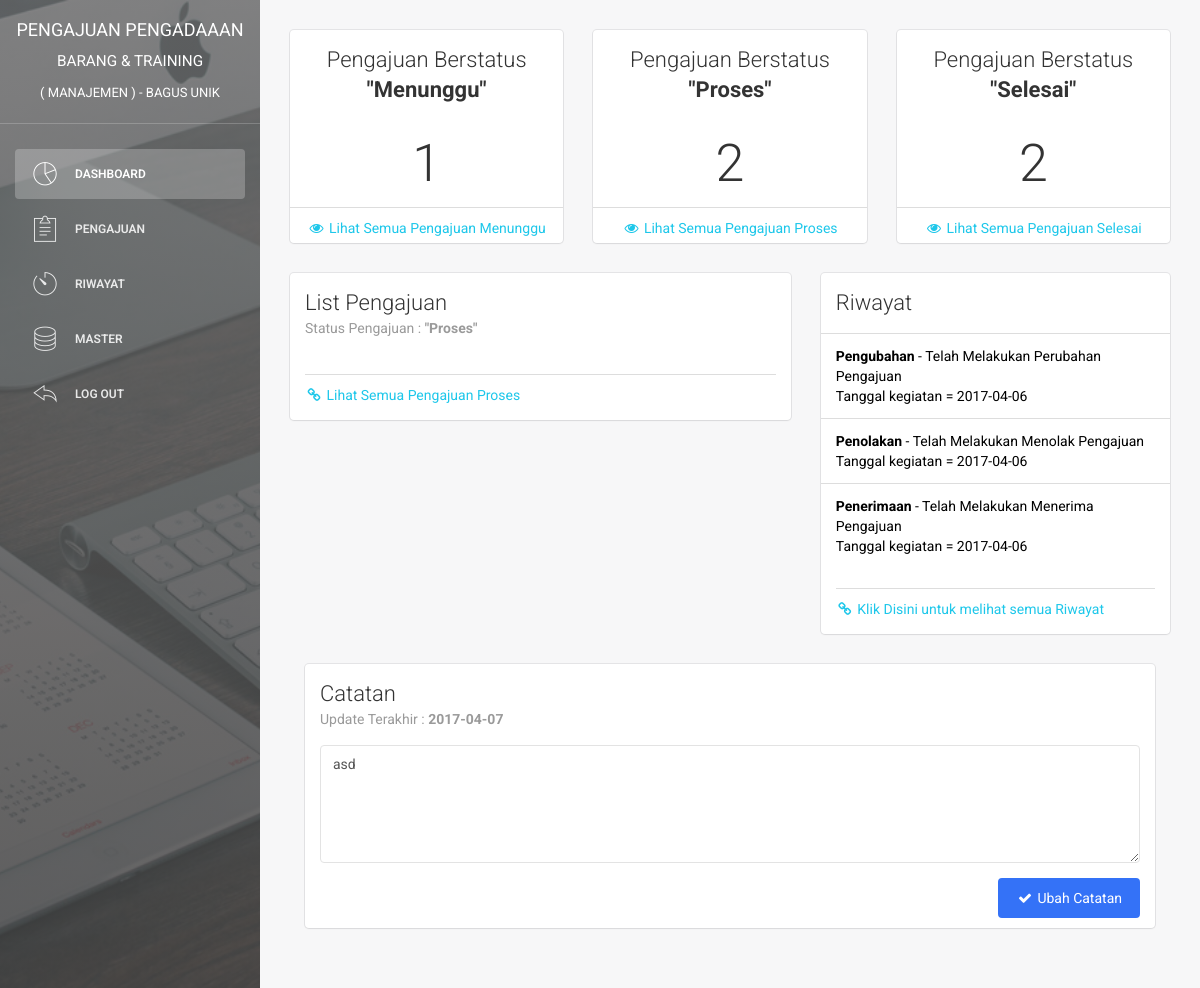
/admin/index.php (signed in), run on an earlier commit of the app's database.
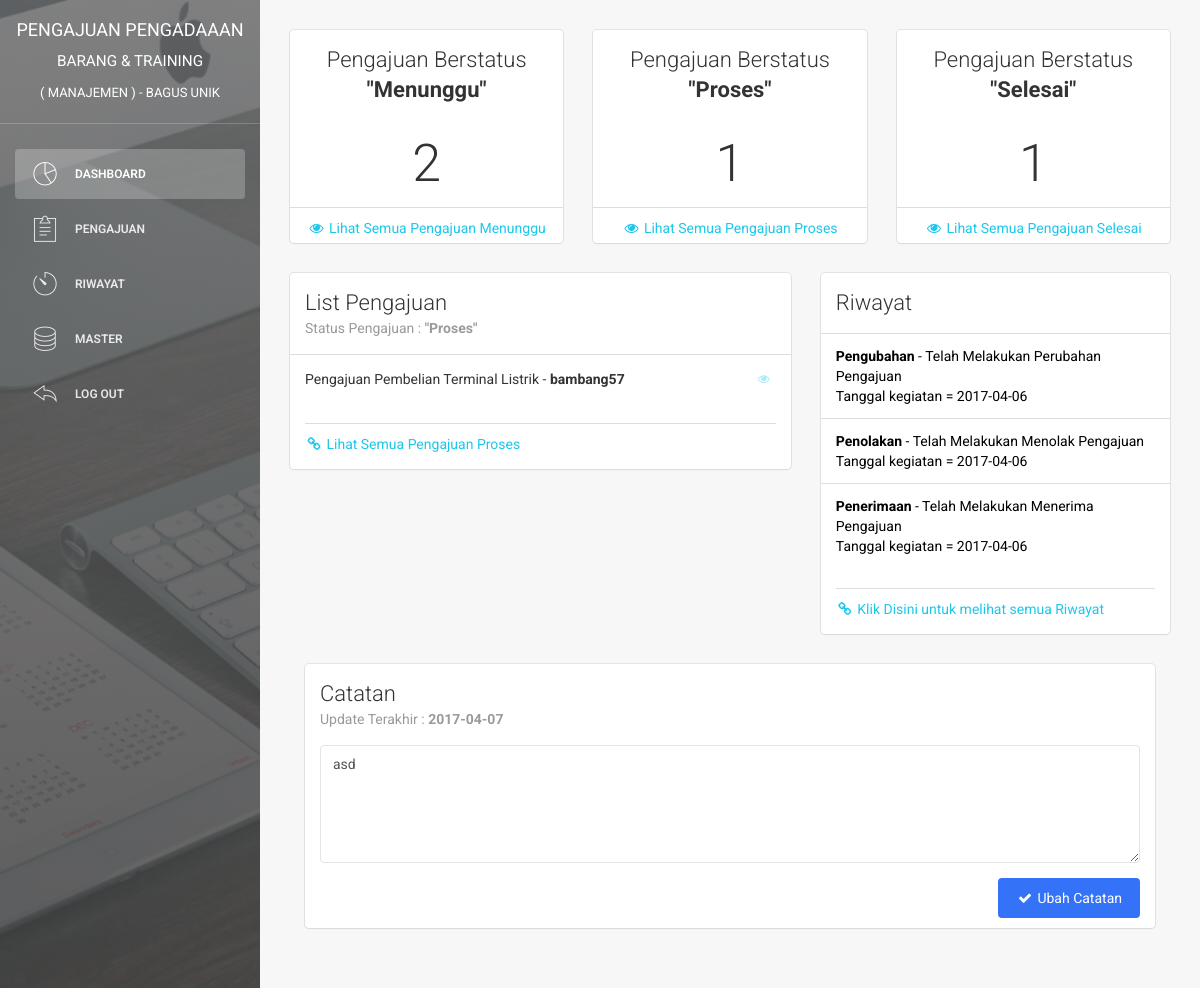
And on a later commit of the database.
### tables this page shows
CREATE TABLE `riwayat` (
  `id_riwayat` int(11) NOT NULL,
  `kegiatan` varchar(225) NOT NULL,
  `kegiatan2` varchar(225) NOT NULL,
  `jenis_riwayat` varchar(225) NOT NULL,
  `id_pengajuan` int(11) NOT NULL,
  `tanggal_kegiatan` date NOT NULL
);

CREATE TABLE `pengajuan` (
  `id_pengajuan` int(11) NOT NULL,
  `pengajuan` varchar(225) NOT NULL,
  `id_user` int(11) NOT NULL,
  `jenis_pengajuan` varchar(225) NOT NULL,
  `tanggal_pengajuan` date NOT NULL,
  `gambar` varchar(225) NOT NULL,
  `biaya` int(225) NOT NULL,
  `alasan` text NOT NULL,
  `keterangan` text NOT NULL,
  `jadwal_pelaksanaan` date NOT NULL,
  `catatan` text NOT NULL,
  `status` enum('menunggu','proses','selesai') NOT NULL,
  `update_pengajuan` date NOT NULL
);

CREATE TABLE `user` (
  `id_user` int(11) NOT NULL,
  `username` varchar(15) NOT NULL,
  `email` varchar(25) NOT NULL,
  `password` varchar(225) NOT NULL,
  `nama_depan` varchar(15) NOT NULL,
  `nama_belakang` varchar(15) NOT NULL,
  `jk` enum('laki-laki','perempuan') NOT NULL,
  `no_hp` varchar(15) NOT NULL,
  `alamat` text NOT NULL,
  `role` enum('manajemen','tim') NOT NULL,
  `pembuatan_akun` datetime NOT NULL,
  `update_akun` datetime NOT NULL
);

### admin/index.php (the view, shortened to what the changed rows need)
<?php
  include 'system/koneksi.php';
?>
<!doctype html>
<html lang="en">
<head>
    <link href="assets/css/bootstrap.min.css" rel="stylesheet" />
    <link href="assets/css/animate.min.css" rel="stylesheet"/>
    <link href="assets/css/light-bootstrap-dashboard.css" rel="stylesheet"/>
    <link href="assets/css/demo.css" rel="stylesheet" />
    <link href="http://maxcdn.bootstrapcdn.com/font-awesome/4.2.0/css/font-awesome.min.css" rel="stylesheet">
    <link href="assets/css/pe-icon-7-stroke.css" rel="stylesheet" />
</head>
<body>
<div class="wrapper">
    <div class="main-panel">
        <div class="content">
            <div class="container-fluid">
                <div class="row">
                    <div class="col-md-4">
                        <div class="card">
<?php
    $query_menunggu = "SELECT * FROM pengajuan WHERE status LIKE 'menunggu'";
    $result_menunggu = mysqli_query($link, $query_menunggu);
      $banyakdata_menunggu = $result_menunggu->num_rows;
?>
                            <div align="center">
                                <h1><?php echo $banyakdata_menunggu ?></h1>
                                <div class="footer">
                                    <hr>
                                    <div class="stats">
                                    </div>
                                </div>
                            </div>
                        </div>
                    </div>
                    <div class="col-md-4">
                        <div class="card">
<?php
    $query_proses = "SELECT * FROM pengajuan WHERE status LIKE 'proses'";
    $result_proses = mysqli_query($link, $query_proses);
      $banyakdata_proses = $result_proses->num_rows;
?>
                            <div align="center">
                                <h1><?php echo $banyakdata_proses ?></h1>
                                <div class="footer">
                                    <hr>
                                    <div class="stats">
                                    </div>
                                </div>
                            </div>
                        </div>
                    </div>
                    <div class="col-md-4">
                        <div class="card">
<?php
    $result_selesai = mysqli_query($link, $query_proses);
      $banyakdata_selesai = $result_selesai->num_rows;
?>
                            <div align="center">
                                <h1><?php echo $banyakdata_selesai ?></h1>
                                <div class="footer">
                                    <hr>
                                    <div class="stats">
                                    </div>
                                </div>
                            </div>
                        </div>
                    </div>
                </div>
                <div class="row">
                    <div class="col-md-7">
                        <div class="card ">
                            <div class="content">
                                <div class="table-full-width">
                                    <table class="table">
                                        <tbody>
<?php
      $query_pengajuan = "SELECT a.id_pengajuan, a.pengajuan, a.id_user,  b.username, a.status
                            FROM pengajuan AS a INNER JOIN user AS b WHERE a.id_user = b.id_user
                            AND a.status = 'proses' ";
      $result_pengajuan = mysqli_query($link, $query_pengajuan);
      while($data_pengajuan = mysqli_fetch_assoc($result_pengajuan))
      {
                                        echo "<tr>";
                                        	echo "<td> $data_pengajuan[pengajuan] - <b>$data_pengajuan[username]</b></td>";
                                            echo '<td class="td-actions text-right">
                                                    <a href="detail_pengajuan.php?id='.$data_pengajuan['id_pengajuan'].'">
                                                        <button type="button" rel="tooltip" title="Lihat Pengajuan" class="btn btn-info btn-simple btn-xs">
                                                            <i class="fa fa-eye"></i>
                                                        </button>
                                                    </a>
                                                </td>';
                                        echo "</tr>";
      }
?>
                                        </tbody>
                                    </table>
                                </div>
                            </div>
                        </div>
                    </div>
                    <div class="col-md-5">
                        <div class="card ">
                            <div class="content">
                                <div class="table-full-width">
                                    <table class="table">
                                        <tbody>
<?php
    $query2 = "SELECT * FROM riwayat ORDER BY kegiatan DESC limit 5 " ;
      $result2 = mysqli_query($link, $query2);
      while($data2 = mysqli_fetch_assoc($result2)){
                                            echo "<tr>";
                                                echo "<td>";
                                                echo '<a href="detail_pengajuan.php?id='.$data2['id_pengajuan'].'" style="color:black">';
                                                        echo '<b>'.$data2['jenis_riwayat'].'</b> - '.$data2['kegiatan'].'';
                                                    echo '<br>';
                                                        echo 'Tanggal kegiatan = '.$data2['tanggal_kegiatan'].'';
                                                echo '</a>';
                                                echo '</td>';
                                            echo '</tr>';
      }
?>
                                        </tbody>
                                    </table>
                                </div>
                            </div>
                        </div>
                    </div>
                </div>
                </div>
            </div>
        </div>
    </div>
</body>
</html>

What changed in the data, as far as the page shows it:
now on this page (row edited): pengajuan: pengajuan "Pengajuan Pembelian Terminal Listrik", id_user.username "bambang57"
Also different on the page:
$banyakdata_menunggu: "1" → "2"
$banyakdata_proses: "2" → "1"
$banyakdata_selesai: "2" → "1"
